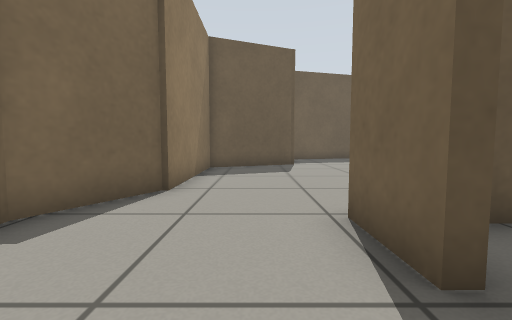
View 1 (above)

19 first-person views from a walk through a world built for the Gazebo simulator. The camera is 0.5 m above the floor, tilts 4° down and sees 90° across. The floor is counted in squares, 0.5 m on a side. Each view is taken from the middle of a square. On the plan, view 1 faces up. The plan holds only what a view shows up to about 11 squares ahead; the rest is blank.

View 2
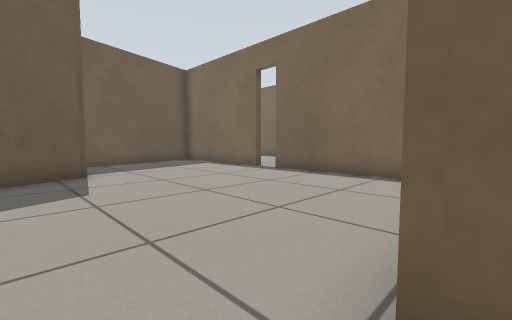

View 3
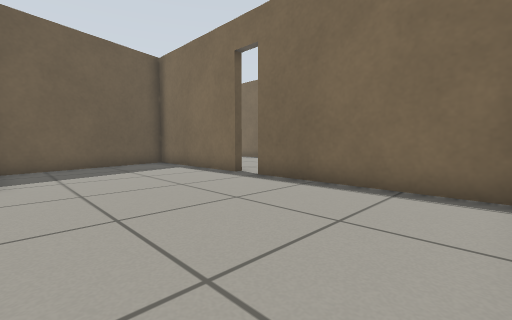

View 4
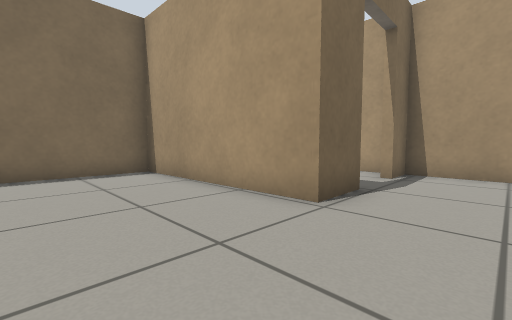

View 5
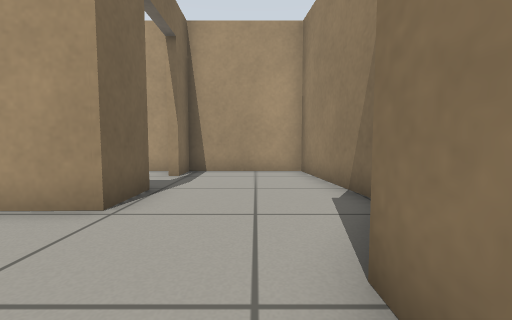

View 6
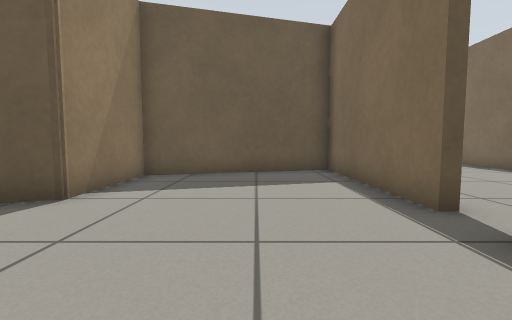

View 7
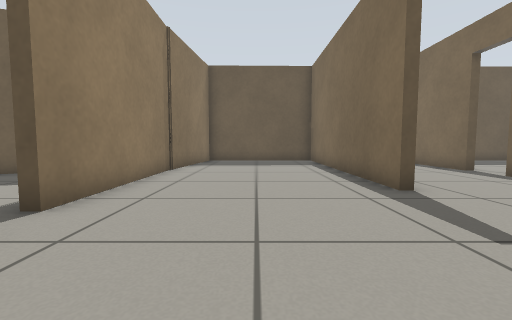

View 8
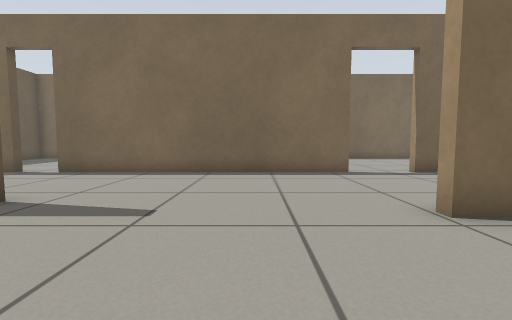

View 9
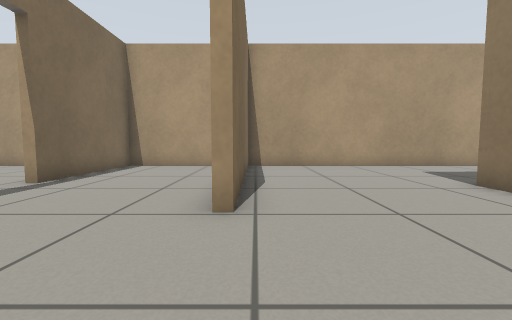

View 10
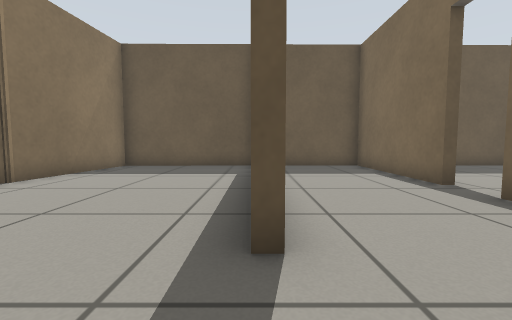

View 11
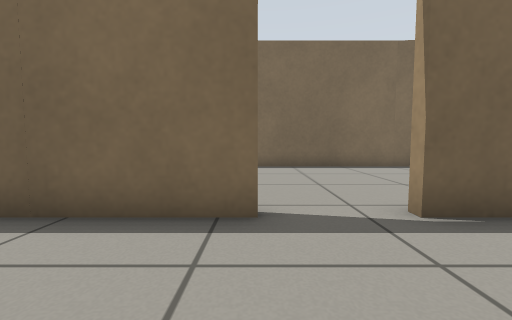

View 12
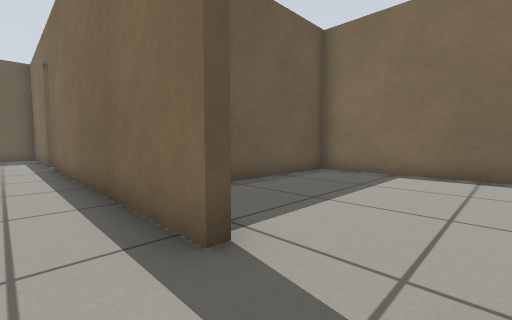

View 13
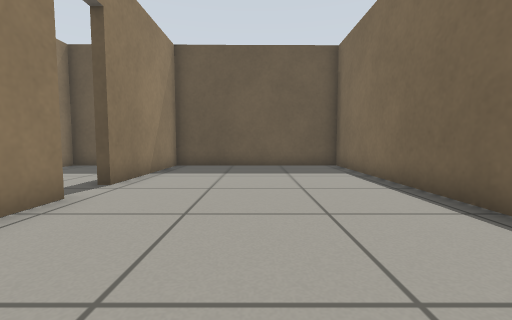

View 14
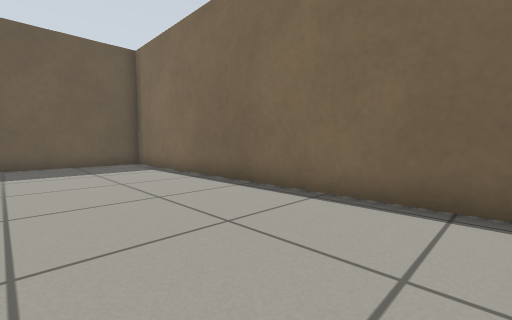

View 15
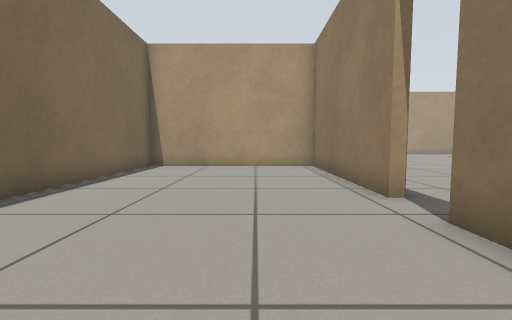

View 16
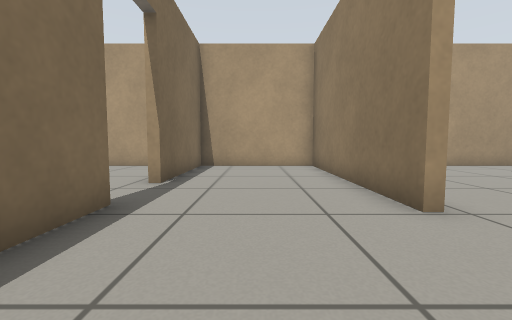

View 17
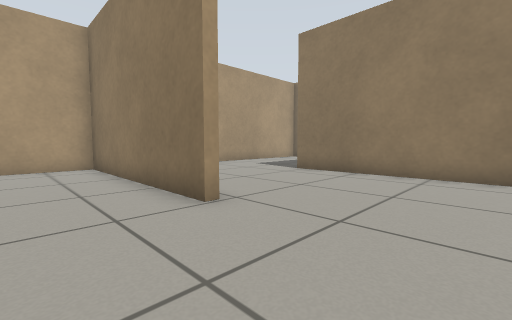

View 18
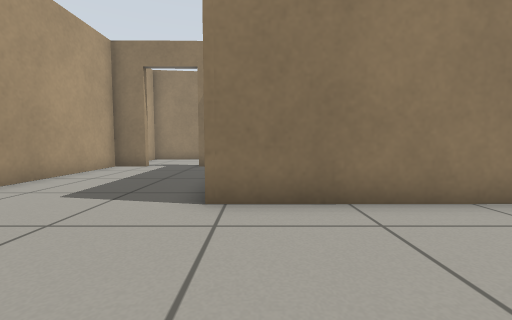

View 19
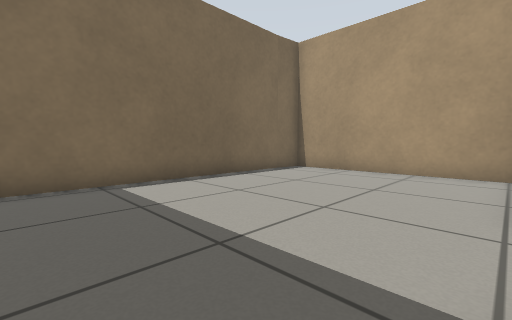

### Floor plan
Ten units are one square. View 1 is at (0, 0); x grows to the right and y downward. Boxes are objects, and circles mark ways between rooms. Rooms are numbered by the first view taken in them; rooms with no view inside come last. Other rooms are left out.
<svg viewBox="-36 -214 295 236">
<path fill="none" stroke="#000" d="M76 -105 76 -161 17 -146 17 -114 -18 -100 -18 -51M-19 -52 -31 -32 -26 17 13 17 13 4M12 -16 12 -33 76 -35 76 -95M136 -55 136 17 183 17 183 -29M79 -90 79 -32M144 -122 140 -122 140 -182M183 -49 183 -145M79 -163 79 -105M183 -159 183 -208 143 -208 143 -201M139 -208 85 -207 79 -161M17 4 17 17 133 17 133 -55M186 -145 186 -83 254 -83 254 -209 186 -208 186 -159M254 6 254 -80 210 -80M189 17 253 17 254 5"/>
<circle cx="15" cy="-5" r="3" fill="#2a7"/>
<circle cx="80" cy="-100" r="3" fill="#2a7"/>
<circle cx="183" cy="-153" r="3" fill="#2a7"/>
<circle cx="182" cy="-40" r="3" fill="#2a7"/>
<text x="30" y="-80">1</text>
<text x="120" y="-80">2</text>
<text x="220" y="-140">3</text>
<text x="220" y="-30">4</text>
</svg>
Room 1 opens to room 2. Room 2 opens to room 3. Room 2 opens to room 4.

Where each view was taken, in squares from view 1:
view 1: 0 up, 0 right, facing up
view 2: 3 up, 0 right, facing up-right
view 3: 4 up, 2 right, facing up-right
view 4: 7 up, 1 left, facing down-right
view 5: 7 up, 1 left, facing down
view 6: 7 up, 5 right, facing up
view 7: 7 up, 11 right, facing up
view 8: 8 up, 10 right, facing right
view 9: 9 up, 13 right, facing down
view 10: 10 up, 14 right, facing up
view 11: 5 up, 15 right, facing right
view 12: 3 up, 17 right, facing up-right
view 13: 10 up, 22 right, facing up
view 14: 9 up, 21 right, facing up-right
view 15: 19 up, 21 right, facing down
view 16: 9 up, 16 right, facing down
view 17: 9 up, 16 right, facing down-left
view 18: 4 up, 12 right, facing left
view 19: 7 up, 19 right, facing down-right
